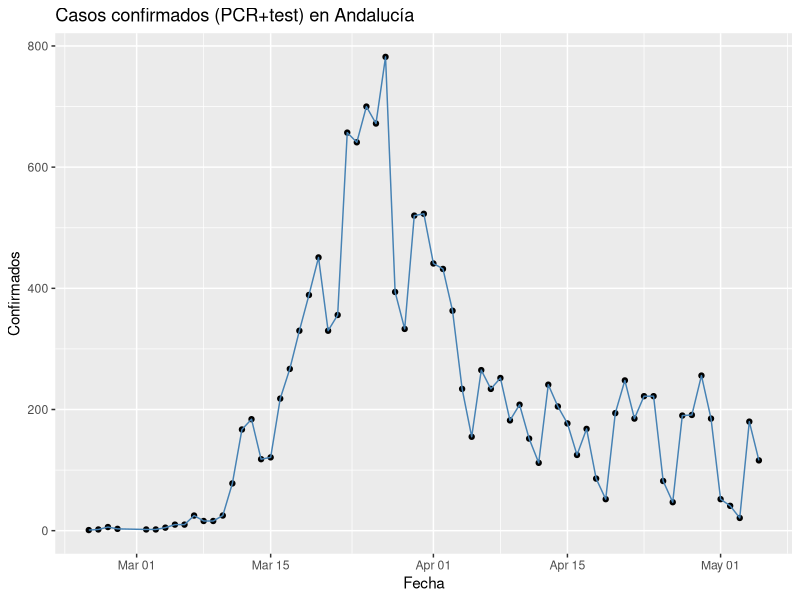
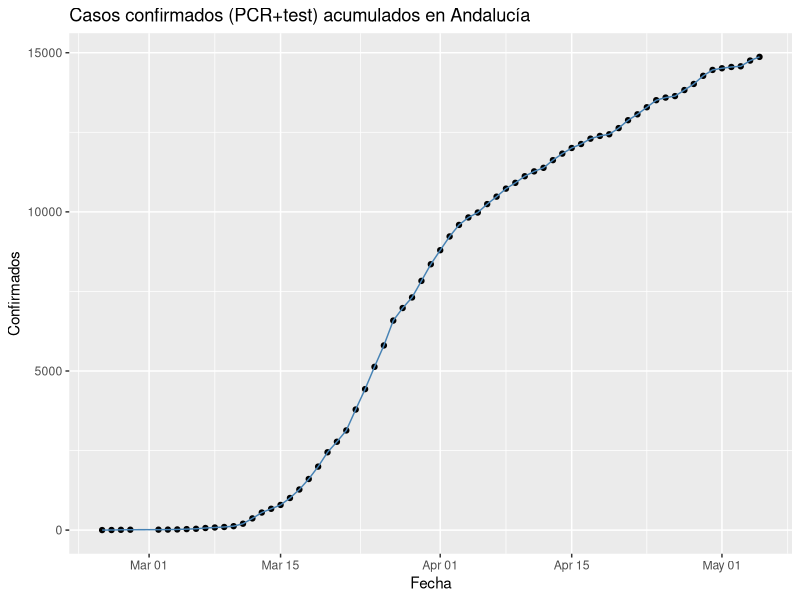
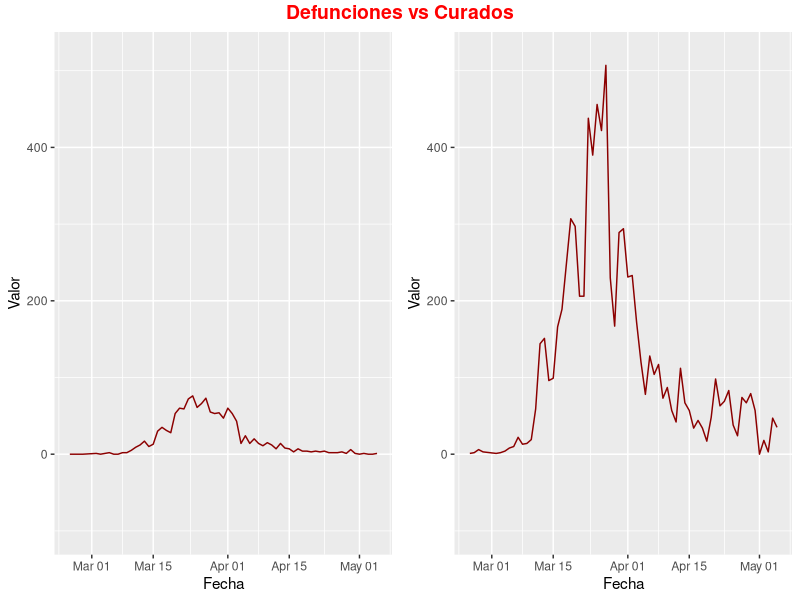
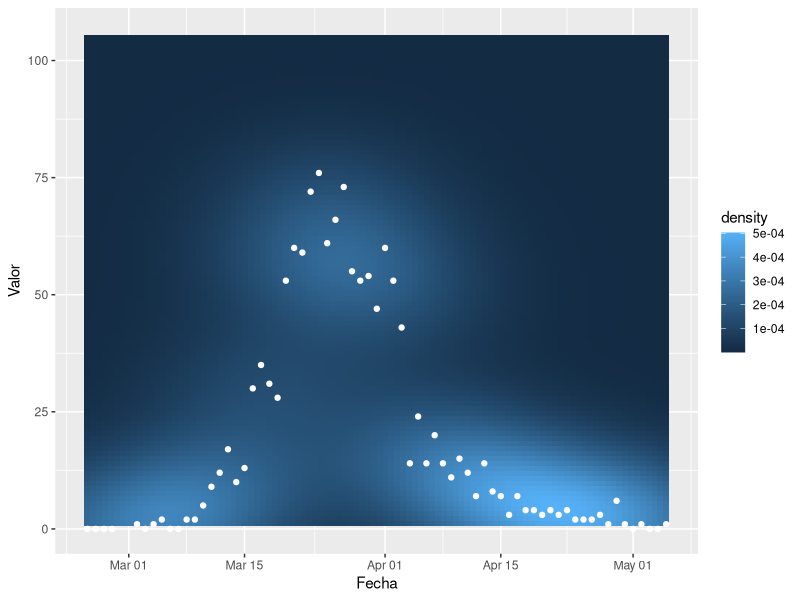
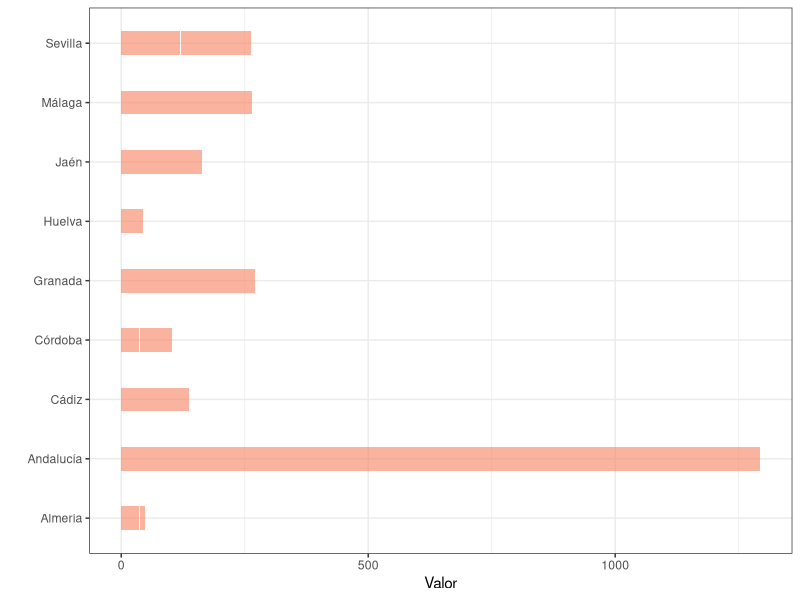
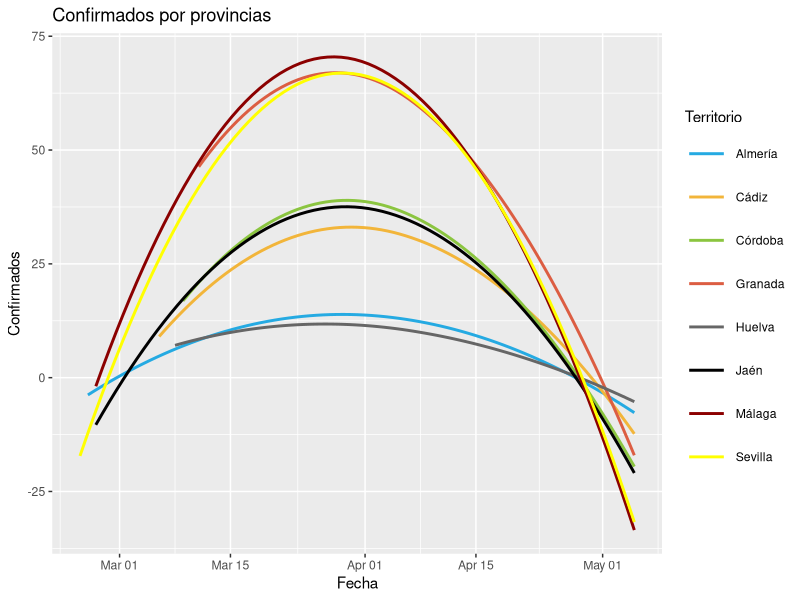
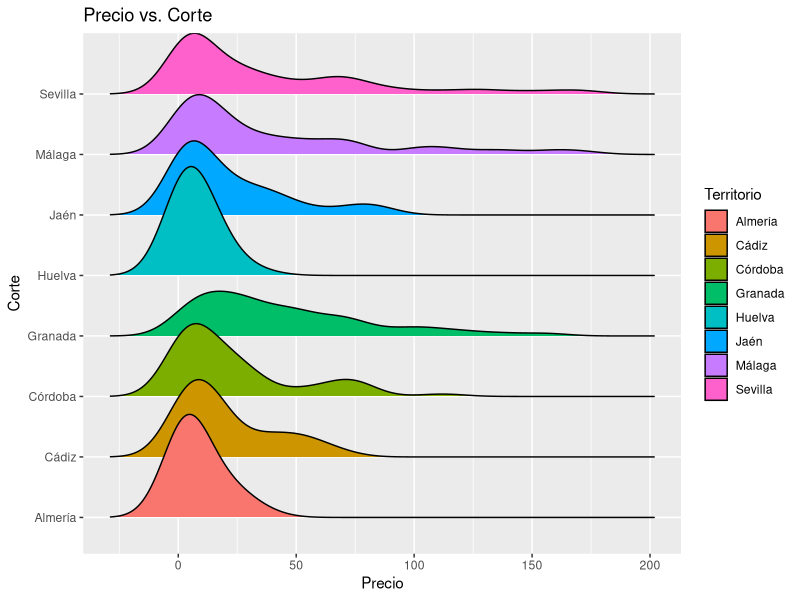

The R source for these figures, in order:
## ---- chunk 1
library(dplyr)
library(ggplot2)
library(ggridges)
library(ggpubr)

covid_datos <- read.csv("Datasets/covid_datos.txt", sep=";", encoding = "UTF-8")

# Se genera una ultima columna al finalizar cada linea con ';' por lo que la eliminamos
covid_datos <- covid_datos[, 1:4]

# Para evitar problemas con los acentos en las columnas cambiamos el nombre de la primera
names(covid_datos)[1] <- "Fecha"

covid_datos$Fecha <- as.Date(covid_datos$Fecha, format='%d/%m/%Y')

# Los valores NA los convertimos a 0
indices <- which(is.na(covid_datos$Valor))
covid_datos$Valor[indices] = 0

## ---- chunk 2

confAndalucia <- covid_datos %>% 
  filter(Medida == "Total confirmados (PCR+test)" & Territorio == "Andalucía") %>%
  arrange(Fecha) 

ggplot(confAndalucia, aes(x=Fecha, y=Valor)) +
  geom_point() +
  geom_line(color='steelblue') +
  labs(title="Casos confirmados (PCR+test) en Andalucía", 
         y = "Confirmados", 
         x = "Fecha")

ggplot(confAndalucia, aes(x=Fecha, y=cumsum(Valor))) +
  geom_point() +
  geom_line(color='steelblue') +
  labs(title="Casos confirmados (PCR+test) acumulados en Andalucía", 
         y = "Confirmados", 
         x = "Fecha")
  

## ---- chunk 3

p1 <- ggplot(covid_datos[covid_datos$Medida == "Defunciones" & covid_datos$Territorio == "Andalucía", ], aes(x=Fecha)) + 
  ylim(-100, 520) +
  geom_line(aes(y = Valor), color = "darkred")

p2 <- ggplot(covid_datos[covid_datos$Medida == "Curados" & covid_datos$Territorio == "Andalucía", ], aes(x=Fecha)) + 
  ylim(-100, 520) +
  geom_line(aes(y = Valor), color = "darkred")

figure <- ggarrange(p1,p2)
annotate_figure(figure,
                top = text_grob("Defunciones vs Curados", color = "red", face = "bold", size = 14))

## ---- chunk 4

ymax = 30 + max(covid_datos$Valor[covid_datos$Medida == "Defunciones"])

ggplot(covid_datos[covid_datos$Medida == "Defunciones" & covid_datos$Territorio == "Andalucía", ], aes(Fecha, Valor)) +
  ylim(min = 0, max = ymax) +
  stat_density2d(geom="tile", aes(fill = ..density..), contour = FALSE) + 
  geom_point(colour = "white")

## ---- chunk 5

covid_datos[covid_datos$Medida == "Defunciones", ] %>%
  ggplot( aes(x=Territorio, y=Valor)) +
    geom_bar(stat="identity", fill="#f68060", alpha=.6, width=.4) +
    coord_flip() +
    xlab("") +
    theme_bw()

## ---- chunk 6

ggplot(covid_datos[covid_datos$Medida == "Confirmados PCR" & covid_datos$Territorio != "Andalucía", ], aes(x = Fecha, y = Valor, color = Territorio)) + 
    labs(title = "Confirmados por provincias", 
       x = "Fecha", 
       y = "Confirmados") + 
    scale_color_manual(values=c('#25AAE2','#F2B53A', '#8BC540', '#DC5D42', '#666666', '9FAFBE', '#8B0000', '#FFFF00', '#FF0080', '#FFC0CB')) +
    guides(colour = guide_legend(override.aes = list(size=10))) +
    geom_smooth(size = 1, span = 4, se=FALSE) + 
    theme(legend.key = element_rect(fill = "white"))


## ---- chunk 7

# Esta no tiene mucho sentido pero algo se sacará con ella en un futuro xd

ggplot(covid_datos[covid_datos$Medida == "Confirmados PCR" & covid_datos$Territorio != "Andalucía", ], aes(x = Valor, y = Territorio, fill = Territorio)) +
  geom_density_ridges() +
    labs(title = "Precio vs. Corte",
       x = "Precio", 
       y = "Corte") +
    scale_color_manual(values=c('#25AAE2','#F2B53A', '#8BC540', '#DC5D42', '#666666', '9FAFBE', '#8B0000', '#FFFF00', '#FF0080', '#FFC0CB'))


